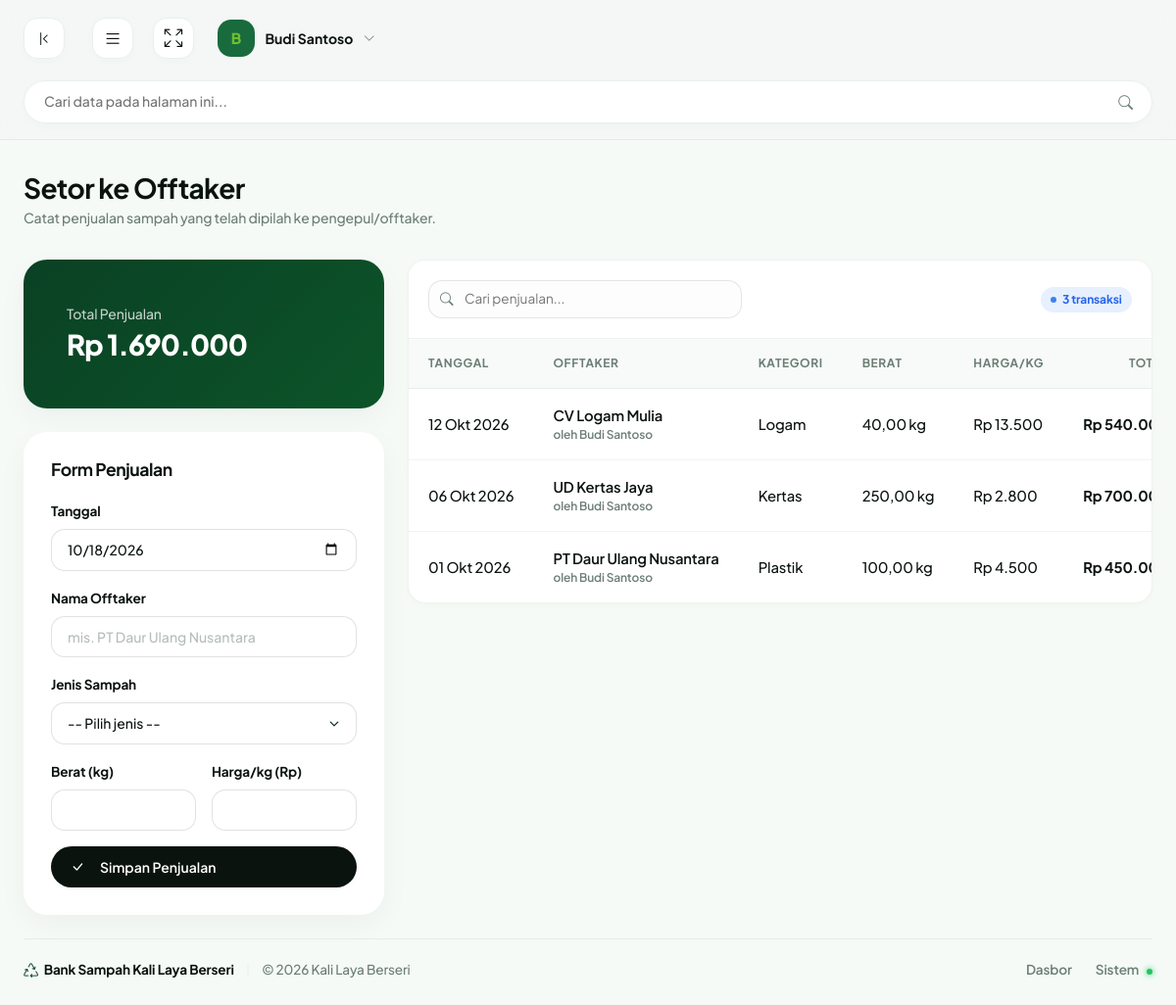
Screenshot of /pengurus/offtaker.php (signed in) with the database file from the repository.
### tables this page shows
CREATE TABLE `penjualan_offtaker` (
  `id` int NOT NULL,
  `tanggal` date NOT NULL,
  `nama_offtaker` varchar(150) NOT NULL,
  `jenis_id` int NOT NULL,
  `berat_kg` decimal(12,2) NOT NULL DEFAULT '0.00',
  `harga` decimal(12,2) NOT NULL DEFAULT '0.00',
  `total` decimal(14,2) NOT NULL DEFAULT '0.00',
  `petugas_id` int DEFAULT NULL
);

CREATE TABLE `users` (
  `id_user` int NOT NULL,
  `name` varchar(100) NOT NULL,
  `email` varchar(150) NOT NULL,
  `password` varchar(255) DEFAULT NULL,
  `google_id` varchar(64) DEFAULT NULL,
  `avatar` varchar(255) DEFAULT NULL,
  `role` enum('nasabah','pengurus','ketua') NOT NULL DEFAULT 'nasabah',
  `nik` varchar(20) DEFAULT NULL,
  `no_hp` varchar(20) DEFAULT NULL,
  `alamat` text,
  `code` int NOT NULL DEFAULT '0',
  `status` varchar(20) NOT NULL DEFAULT 'notverified',
  `aktif` tinyint(1) NOT NULL DEFAULT '1',
  `created_at` timestamp NOT NULL DEFAULT CURRENT_TIMESTAMP
);

CREATE TABLE `jenis_sampah` (
  `id` int NOT NULL,
  `nama` varchar(100) NOT NULL,
  `kategori` varchar(50) NOT NULL,
  `harga_per_kg` decimal(12,2) NOT NULL DEFAULT '0.00',
  `stok_kg` decimal(12,2) NOT NULL DEFAULT '0.00',
  `created_at` timestamp NOT NULL DEFAULT CURRENT_TIMESTAMP
);

### includes/fungsi.php (called while the page is built, shortened)
<?php
if (!function_exists('e')) {
    function e($value): string
    {
        return htmlspecialchars((string) $value, ENT_QUOTES, 'UTF-8');
    }
}
if (!function_exists('rupiah')) {
    function rupiah($angka, bool $prefix = true): string
    {
        $hasil = number_format((float) $angka, 0, ',', '.');
        return $prefix ? 'Rp ' . $hasil : $hasil;
    }
}
if (!function_exists('kg')) {
    function kg($angka): string
    {
        return number_format((float) $angka, 2, ',', '.') . ' kg';
    }
}
if (!function_exists('tanggal_id')) {
    function tanggal_id(?string $tanggal): string
    {
        $bulan = [
            1 => 'Jan', 'Feb', 'Mar', 'Apr', 'Mei', 'Jun',
            'Jul', 'Agu', 'Sep', 'Okt', 'Nov', 'Des',
        ];
        $ts = strtotime($tanggal);
        return date('d', $ts) . ' ' . $bulan[(int) date('n', $ts)] . ' ' . date('Y', $ts);
    }
}

### pengurus/offtaker.php (the view, shortened to what this page needs)
<?php
require_once __DIR__ . '/../includes/auth.php';
$rows = [];
$res = mysqli_query($con, "SELECT o.*, j.kategori AS jenis, p.name AS petugas FROM penjualan_offtaker o JOIN jenis_sampah j ON j.id = o.jenis_id LEFT JOIN users p ON p.id_user = o.petugas_id ORDER BY o.tanggal DESC");
if ($res) { while ($r = mysqli_fetch_assoc($res)) { $rows[] = $r; } }
$total_penjualan = 0.0;
$res = mysqli_query($con, "SELECT COALESCE(SUM(total),0) v FROM penjualan_offtaker");
if ($res) { $total_penjualan = (float) mysqli_fetch_assoc($res)['v']; }
require __DIR__ . '/../includes/header.php';
?>
<div class="row g-4">
  <div class="col-lg-4">
    <div class="card mb-4" style="background: linear-gradient(135deg, var(--brand-forest-medium), var(--brand-forest-dark)); color:#fff; border:none;">
      <div class="card-body">
        <span class="stat-label" style="color: rgba(255,255,255,.75);">Total Penjualan</span>
        <div class="stat-value" style="color:#fff; font-size:1.8rem; margin:.3rem 0;"><?= e(rupiah($total_penjualan)) ?></div>
      </div>
    </div>
    <div class="card">
      <div class="card-header"><h2 class="card-title">Form Penjualan</h2></div>
      <form method="POST" action="offtaker.php">
        <div class="mb-3">
          <label class="form-label-custom">Tanggal</label>
          <input type="date" class="form-control-custom" name="tanggal" required value="<?= e($_POST['tanggal'] ?? date('Y-m-d')) ?>">
        </div>
        <div class="mb-3">
          <label class="form-label-custom">Nama Offtaker</label>
          <input type="text" class="form-control-custom" name="nama_offtaker" required value="<?= e($_POST['nama_offtaker'] ?? '') ?>" placeholder="mis. PT Daur Ulang Nusantara">
        </div>
        <div class="mb-3">
          <label class="form-label-custom">Jenis Sampah</label>
          <select class="form-select-custom" name="jenis_id" required>
            <option value="">-- Pilih jenis --</option>
          </select>
        </div>
        <div class="row g-3 mb-3">
          <div class="col-6"><label class="form-label-custom">Berat (kg)</label>
            <input type="number" step="0.01" min="0" class="form-control-custom" name="berat_kg" required value="<?= e($_POST['berat_kg'] ?? '') ?>"></div>
          <div class="col-6"><label class="form-label-custom">Harga/kg (Rp)</label>
            <input type="number" min="0" step="100" class="form-control-custom" name="harga" required value="<?= e($_POST['harga'] ?? '') ?>"></div>
        </div>
        <button type="submit" class="btn btn-dark-custom w-100"><i class="bi bi-check-lg me-1"></i> Simpan Penjualan</button>
      </form>
    </div>
  </div>
  <div class="col-lg-8">
    <div class="table-card-custom">
      <div class="table-header-control">
        <div class="table-search-box"><i class="bi bi-search table-search-icon"></i>
          <input type="text" class="table-search-input table-local-search" placeholder="Cari penjualan..."></div>
        <span class="badge-table info"><?= count($rows) ?> transaksi</span>
      </div>
      <div class="table-responsive">
        <table class="table-custom">
          <thead><tr><th>Tanggal</th><th>Offtaker</th><th>Kategori</th><th>Berat</th><th>Harga/kg</th><th class="text-end">Total</th></tr></thead>
          <tbody>
            <?php if (empty($rows)): ?>
              <tr><td colspan="6" class="text-center text-muted-green py-4">Belum ada penjualan.</td></tr>
            <?php else: foreach ($rows as $r): ?>
              <tr>
                <td><?= e(tanggal_id($r['tanggal'])) ?></td>
                <td class="table-product-name"><?= e($r['nama_offtaker']) ?><div class="table-user-sub">oleh <?= e($r['petugas'] ?: '-') ?></div></td>
                <td><?= e($r['jenis']) ?></td>
                <td><?= e(kg($r['berat_kg'])) ?></td>
                <td><?= e(rupiah($r['harga'])) ?></td>
                <td class="table-amount text-end"><?= e(rupiah($r['total'])) ?></td>
              </tr>
            <?php endforeach; endif; ?>
          </tbody>
        </table>
      </div>
    </div>
  </div>
</div>
<?php require __DIR__ . '/../includes/footer.php'; ?>

### assets/css/app.css (style rules this page uses)
.badge-table.info { background-color: rgba(59, 130, 246, 0.12); color: #2563eb; }
.badge-table.info::before { background-color: #3b82f6; }

### rows the page displays
penjualan_offtaker: tanggal "12 Okt 2026", nama_offtaker "CV Logam Mulia", petugas.name "Budi Santoso", jenis.kategori "Logam", berat_kg "40,00 kg", harga "Rp 13.500", total "Rp…"
penjualan_offtaker: tanggal "06 Okt 2026", nama_offtaker "UD Kertas Jaya", petugas.name "Budi Santoso", jenis.kategori "Kertas", berat_kg "250,00 kg", harga "Rp 2.800", total "Rp…"
penjualan_offtaker: tanggal "01 Okt 2026", nama_offtaker "PT Daur Ulang Nusantara", petugas.name "Budi Santoso", jenis.kategori "Plastik", berat_kg "100,00 kg", harga "Rp 4.500", total "Rp…"

### other values shown
mb_substr($u['name'] ?: 'U', 0, 1) "B"
$u['name'] "Budi Santoso"
$page_title "Setor ke Offtaker"
$page_subtitle "Catat penjualan sampah yang telah dipilah ke pengepul/offtaker."
rupiah($total_penjualan) "Rp 1.690.000"
count($rows) "3"
